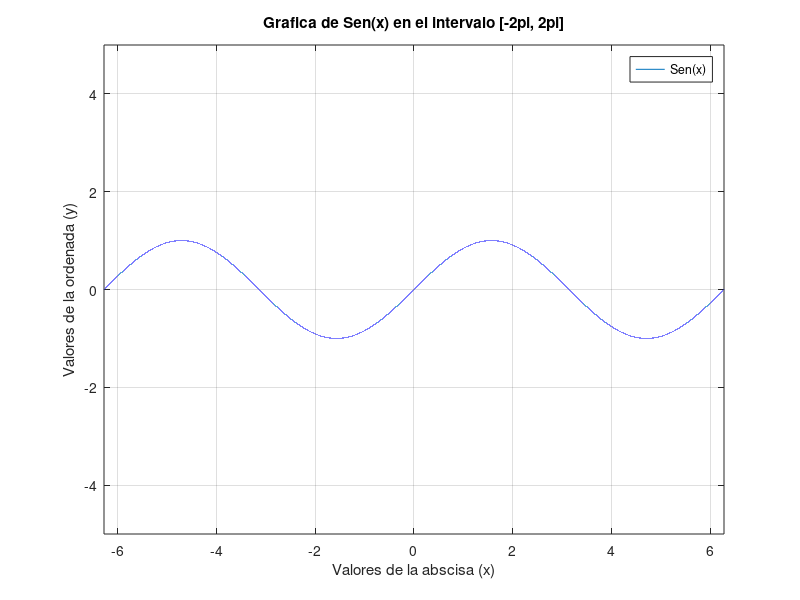

This figure's MATLAB source:
clear; %limpia todas las variables del workspace
close all; %cierra todas las figuras
clc; %vacia el command window


%% Graficos: Graficar funciones
%La funcion clave para graficar es plot()
%Vamos a graficar funciones trigonometricas de -2*pi hasta 2*pi
%   (1):Generamos el vector x para evaluar la funcion, esto representa el eje x
x=-2*pi:0.0001:2*pi;
%   (2): Hacemos los vectores correspondientes a las funciones evaluadas en los puntos del vector x
%           esto representa los valores de la funcion en el eje y
seno=sin(x);
coseno=cos(x);
tangente=tan(x);
cotangente=cot(x);
figure(1);%Genera una interfaz de edicion para un grafico
plot(x,seno);
grid on;%Habilita las cuadriculas o grillas en el grafico
axis([-2*pi, 2*pi, -5, 5]);%limita los bordes del grafico
xlabel('Valores de la abscisa (x)');
ylabel('Valores de la ordenada (y)');
legend('Sen(x)');%identificador de curvas
title('Grafica de Sen(x) en el intervalo [-2pi, 2pi]');